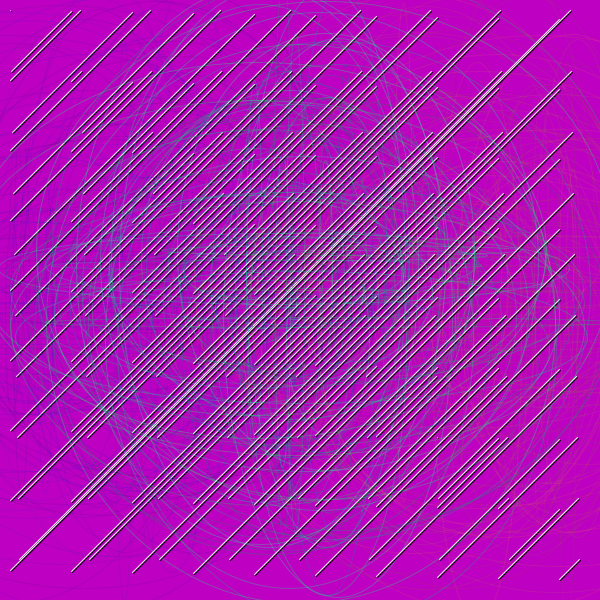
Frame 1 (no input)
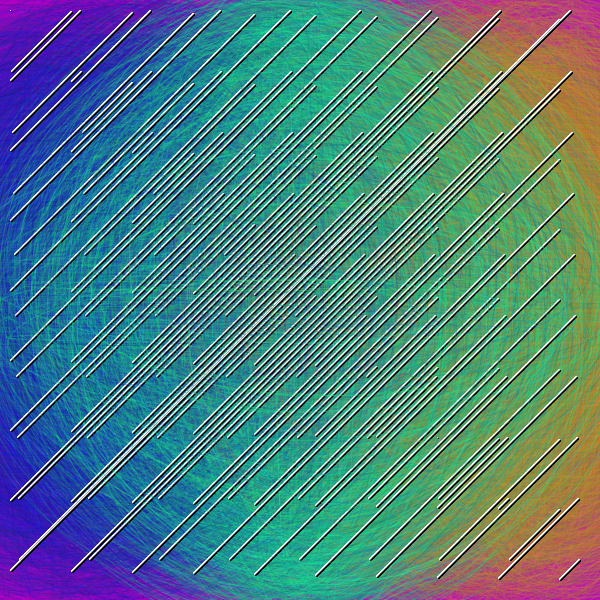
Frame 60 (the mouse pressed at the canvas centre just before this capture)
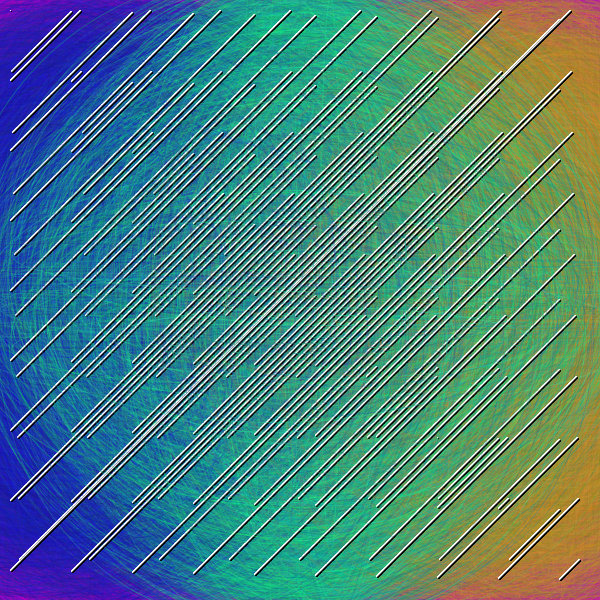
Frame 120 (the mouse held since frame 60 and released just before this capture)

The Processing sketch that drew these frames (run headless with seeded random() and noise(); from frame 60 on, the mouse is pressed at the canvas centre):

// Processing sketch: processing_38655
// ── processing_38655.pde

void setup(){
  size(600,600);
  smooth();
  background(189,0,193);
}

void draw(){
  for(int x = 10; x < width; x+=60){
    for(int y = 10; y < height; y+=60){
      noFill();
                  //middle
   stroke(random(0,50),random(100,255),random(100,180), 80);
   ellipse(random(250,350),random(250,350),x,y);
                 //left
   stroke(random(0,50),random(0,55),random(100,255), 30);
   ellipse(random(0,200),random(250,350),x,y);
                    //right
   stroke(random(100,255),random(100,175),random(0,80), 30);
   ellipse(random(400,600),random(250,350),x,y);
      stroke(255);
   line(y,x,x++,y++);
     stroke(0);
   line(x,y,y,x);
  }
  

  }
}
